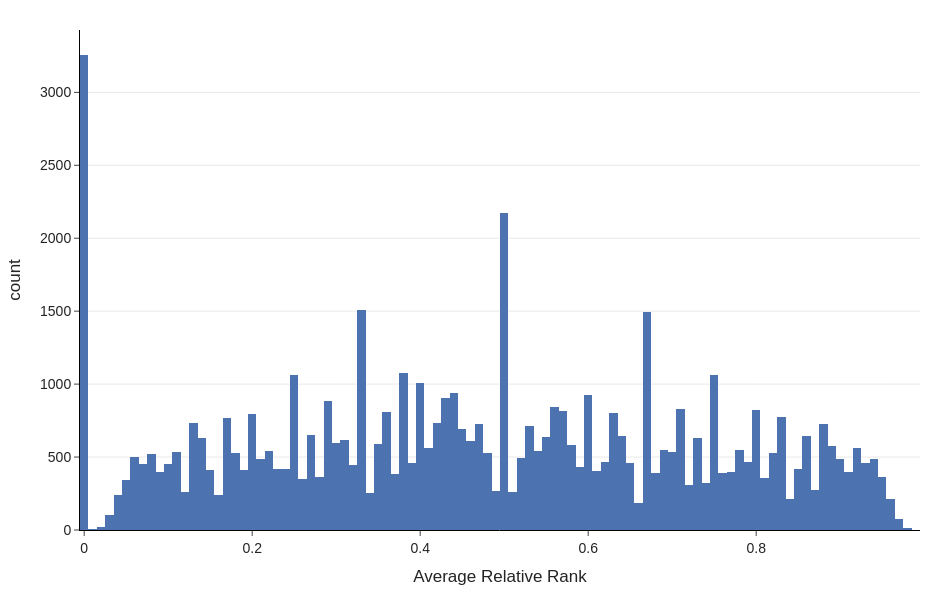

Source (notebook cell):
### Code cell
fig = px.histogram(
    data_frame=entities_df,
    x='rank_Score'
)

fig = style_paper_plot(fig)
fig.update_layout(xaxis_title="Average Relative Rank")

fig.show()

### Figure 1 — Plotly figure (JSON) as saved in the notebook; plotly's stock layout.template omitted (floating-point values rounded to 4 significant figures; data arrays with more than 128 entries replaced by an {"elided": "..."} marker saying what was removed)
{"data": [{"bingroup": "x", "hovertemplate": "rank_Score=%{x}<br>count=%{y}<extra></extra>", "legendgroup": "", "marker": {"color": "rgb(76,114,176)", "pattern": {"shape": ""}}, "name": "", "orientation": "v", "showlegend": false, "type": "histogram", "x": {"elided": "58198 float values"}, "xaxis": "x", "yaxis": "y"}], "layout": {"barmode": "relative", "font": {"family": "Arial", "size": 14}, "height": 600, "legend": {"tracegroupgap": 0}, "margin": {"b": 70, "l": 80, "r": 30, "t": 30}, "paper_bgcolor": "white", "plot_bgcolor": "white", "width": 950, "xaxis": {"anchor": "y", "domain": [0, 1], "linecolor": "black", "linewidth": 1, "showgrid": false, "showline": true, "ticks": "outside", "title": {"text": "Average Relative Rank"}, "zeroline": false}, "yaxis": {"anchor": "x", "domain": [0, 1], "gridcolor": "lightgray", "gridwidth": 0.5, "linecolor": "black", "linewidth": 1, "showgrid": true, "showline": true, "ticks": "outside", "title": {"text": "count"}, "zeroline": false}}}
